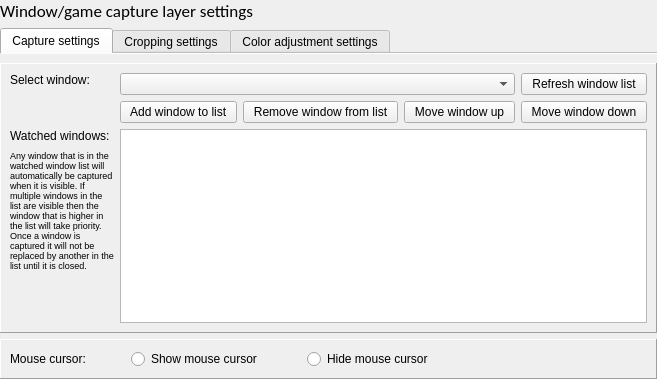
<?xml version="1.0" encoding="UTF-8"?>
<ui version="4.0">
 <class>WindowLayerDialog</class>
 <widget class="QWidget" name="WindowLayerDialog">
  <property name="geometry">
   <rect>
    <x>0</x>
    <y>0</y>
    <width>625</width>
    <height>379</height>
   </rect>
  </property>
  <layout class="QVBoxLayout" name="verticalLayout">
   <property name="leftMargin">
    <number>0</number>
   </property>
   <property name="topMargin">
    <number>0</number>
   </property>
   <property name="rightMargin">
    <number>0</number>
   </property>
   <property name="bottomMargin">
    <number>0</number>
   </property>
   <item>
    <widget class="QLabel" name="label">
     <property name="font">
      <font>
       <family>Calibri</family>
       <pointsize>13</pointsize>
      </font>
     </property>
     <property name="text">
      <string>Window/game capture layer settings</string>
     </property>
    </widget>
   </item>
   <item>
    <widget class="QTabWidget" name="tabWidget">
     <property name="currentIndex">
      <number>0</number>
     </property>
     <property name="documentMode">
      <bool>true</bool>
     </property>
     <widget class="QWidget" name="tab">
      <attribute name="title">
       <string>Capture settings</string>
      </attribute>
      <layout class="QVBoxLayout" name="verticalLayout_3">
       <property name="leftMargin">
        <number>0</number>
       </property>
       <property name="rightMargin">
        <number>0</number>
       </property>
       <property name="bottomMargin">
        <number>0</number>
       </property>
       <item>
        <widget class="StyledFrame" name="frame">
         <property name="sizePolicy">
          <sizepolicy hsizetype="Preferred" vsizetype="Preferred">
           <horstretch>0</horstretch>
           <verstretch>1</verstretch>
          </sizepolicy>
         </property>
         <property name="frameShape">
          <enum>QFrame::Panel</enum>
         </property>
         <property name="frameShadow">
          <enum>QFrame::Raised</enum>
         </property>
         <layout class="QGridLayout" name="gridLayout_2">
          <item row="0" column="0">
           <widget class="QLabel" name="windowLbl">
            <property name="text">
             <string>Select window:</string>
            </property>
            <property name="alignment">
             <set>Qt::AlignLeading|Qt::AlignLeft|Qt::AlignTop</set>
            </property>
            <property name="buddy">
             <cstring>windowCombo</cstring>
            </property>
           </widget>
          </item>
          <item row="0" column="1">
           <widget class="QWidget" name="widget" native="true">
            <layout class="QGridLayout" name="gridLayout">
             <property name="leftMargin">
              <number>0</number>
             </property>
             <property name="topMargin">
              <number>0</number>
             </property>
             <property name="rightMargin">
              <number>0</number>
             </property>
             <property name="bottomMargin">
              <number>0</number>
             </property>
             <item row="1" column="1">
              <widget class="QPushButton" name="removeBtn">
               <property name="text">
                <string>  Remove window from list  </string>
               </property>
              </widget>
             </item>
             <item row="1" column="0">
              <widget class="QPushButton" name="addBtn">
               <property name="text">
                <string>  Add window to list  </string>
               </property>
              </widget>
             </item>
             <item row="1" column="2">
              <widget class="QPushButton" name="moveUpBtn">
               <property name="text">
                <string>  Move window up  </string>
               </property>
              </widget>
             </item>
             <item row="1" column="3">
              <widget class="QPushButton" name="moveDownBtn">
               <property name="text">
                <string>  Move window down  </string>
               </property>
              </widget>
             </item>
             <item row="0" column="3">
              <widget class="QPushButton" name="refreshBtn">
               <property name="text">
                <string>  Refresh window list  </string>
               </property>
              </widget>
             </item>
             <item row="0" column="0" colspan="3">
              <widget class="QComboBox" name="windowCombo">
               <property name="maximumSize">
                <size>
                 <width>600</width>
                 <height>16777215</height>
                </size>
               </property>
              </widget>
             </item>
            </layout>
           </widget>
          </item>
          <item row="1" column="0">
           <widget class="QWidget" name="widget_4" native="true">
            <layout class="QVBoxLayout" name="verticalLayout_2">
             <property name="leftMargin">
              <number>0</number>
             </property>
             <property name="topMargin">
              <number>0</number>
             </property>
             <property name="rightMargin">
              <number>0</number>
             </property>
             <property name="bottomMargin">
              <number>0</number>
             </property>
             <item>
              <widget class="QLabel" name="watchedLbl">
               <property name="text">
                <string>Watched windows:</string>
               </property>
               <property name="buddy">
                <cstring>listWidget</cstring>
               </property>
              </widget>
             </item>
             <item>
              <spacer name="verticalSpacer_2">
               <property name="orientation">
                <enum>Qt::Vertical</enum>
               </property>
               <property name="sizeType">
                <enum>QSizePolicy::Fixed</enum>
               </property>
               <property name="sizeHint" stdset="0">
                <size>
                 <width>20</width>
                 <height>1</height>
                </size>
               </property>
              </spacer>
             </item>
             <item>
              <widget class="QLabel" name="label_2">
               <property name="maximumSize">
                <size>
                 <width>115</width>
                 <height>16777215</height>
                </size>
               </property>
               <property name="font">
                <font>
                 <pointsize>7</pointsize>
                </font>
               </property>
               <property name="text">
                <string>Any window that is in the watched window list will automatically be captured when it is visible. If multiple windows in the list are visible then the window that is higher in the list will take priority. Once a window is captured it will not be replaced by another in the list until it is closed.</string>
               </property>
               <property name="wordWrap">
                <bool>true</bool>
               </property>
              </widget>
             </item>
             <item>
              <spacer name="verticalSpacer">
               <property name="orientation">
                <enum>Qt::Vertical</enum>
               </property>
               <property name="sizeHint" stdset="0">
                <size>
                 <width>20</width>
                 <height>10</height>
                </size>
               </property>
              </spacer>
             </item>
            </layout>
           </widget>
          </item>
          <item row="1" column="1">
           <widget class="QListWidget" name="listWidget">
            <property name="sizePolicy">
             <sizepolicy hsizetype="Expanding" vsizetype="Expanding">
              <horstretch>0</horstretch>
              <verstretch>1</verstretch>
             </sizepolicy>
            </property>
           </widget>
          </item>
         </layout>
         <zorder>widget</zorder>
         <zorder>windowLbl</zorder>
         <zorder>widget_4</zorder>
         <zorder>listWidget</zorder>
        </widget>
       </item>
       <item>
        <widget class="StyledFrame" name="frame_2">
         <property name="frameShape">
          <enum>QFrame::Panel</enum>
         </property>
         <property name="frameShadow">
          <enum>QFrame::Raised</enum>
         </property>
         <layout class="QFormLayout" name="formLayout_3">
          <property name="fieldGrowthPolicy">
           <enum>QFormLayout::AllNonFixedFieldsGrow</enum>
          </property>
          <item row="0" column="0">
           <widget class="QLabel" name="cursorLbl">
            <property name="minimumSize">
             <size>
              <width>115</width>
              <height>0</height>
             </size>
            </property>
            <property name="text">
             <string>Mouse cursor:</string>
            </property>
            <property name="buddy">
             <cstring>showCursorBtn</cstring>
            </property>
           </widget>
          </item>
          <item row="0" column="1">
           <widget class="QWidget" name="widget_2" native="true">
            <layout class="QHBoxLayout" name="horizontalLayout" stretch="1,1,1">
             <property name="leftMargin">
              <number>0</number>
             </property>
             <property name="topMargin">
              <number>0</number>
             </property>
             <property name="rightMargin">
              <number>0</number>
             </property>
             <property name="bottomMargin">
              <number>0</number>
             </property>
             <item>
              <widget class="QRadioButton" name="showCursorBtn">
               <property name="text">
                <string>Show mouse cursor</string>
               </property>
              </widget>
             </item>
             <item>
              <widget class="QRadioButton" name="hideCursorBtn">
               <property name="text">
                <string>Hide mouse cursor</string>
               </property>
              </widget>
             </item>
             <item>
              <spacer name="horizontalSpacer">
               <property name="orientation">
                <enum>Qt::Horizontal</enum>
               </property>
               <property name="sizeHint" stdset="0">
                <size>
                 <width>40</width>
                 <height>5</height>
                </size>
               </property>
              </spacer>
             </item>
            </layout>
           </widget>
          </item>
         </layout>
        </widget>
       </item>
      </layout>
     </widget>
     <widget class="QWidget" name="tab_2">
      <attribute name="title">
       <string>Cropping settings</string>
      </attribute>
      <layout class="QVBoxLayout" name="verticalLayout_4">
       <property name="leftMargin">
        <number>0</number>
       </property>
       <property name="rightMargin">
        <number>0</number>
       </property>
       <property name="bottomMargin">
        <number>0</number>
       </property>
       <item>
        <widget class="StyledFrame" name="frame_3">
         <property name="frameShape">
          <enum>QFrame::Panel</enum>
         </property>
         <property name="frameShadow">
          <enum>QFrame::Raised</enum>
         </property>
         <layout class="QHBoxLayout" name="horizontalLayout_2" stretch="3,7,3">
          <item>
           <spacer name="horizontalSpacer_3">
            <property name="orientation">
             <enum>Qt::Horizontal</enum>
            </property>
            <property name="sizeHint" stdset="0">
             <size>
              <width>40</width>
              <height>20</height>
             </size>
            </property>
           </spacer>
          </item>
          <item>
           <widget class="QWidget" name="widget_3" native="true">
            <layout class="QGridLayout" name="gridLayout_4">
             <property name="leftMargin">
              <number>0</number>
             </property>
             <property name="topMargin">
              <number>0</number>
             </property>
             <property name="rightMargin">
              <number>0</number>
             </property>
             <property name="bottomMargin">
              <number>0</number>
             </property>
             <item row="0" column="1">
              <widget class="UnitLineEdit" name="leftCropEdit">
               <property name="minimumSize">
                <size>
                 <width>100</width>
                 <height>0</height>
                </size>
               </property>
              </widget>
             </item>
             <item row="0" column="2">
              <widget class="QComboBox" name="leftCropAnchorBox">
               <property name="minimumSize">
                <size>
                 <width>100</width>
                 <height>0</height>
                </size>
               </property>
               <item>
                <property name="text">
                 <string>from the left</string>
                </property>
               </item>
               <item>
                <property name="text">
                 <string>from the right</string>
                </property>
               </item>
              </widget>
             </item>
             <item row="0" column="0">
              <widget class="QLabel" name="label_3">
               <property name="text">
                <string>Begin horizontal crop:</string>
               </property>
               <property name="buddy">
                <cstring>leftCropEdit</cstring>
               </property>
              </widget>
             </item>
             <item row="1" column="0">
              <widget class="QLabel" name="label_4">
               <property name="text">
                <string>End horizontal crop:</string>
               </property>
               <property name="buddy">
                <cstring>rightCropEdit</cstring>
               </property>
              </widget>
             </item>
             <item row="2" column="0">
              <widget class="QLabel" name="label_5">
               <property name="text">
                <string>Begin vertical crop:</string>
               </property>
               <property name="buddy">
                <cstring>topCropEdit</cstring>
               </property>
              </widget>
             </item>
             <item row="3" column="0">
              <widget class="QLabel" name="label_6">
               <property name="text">
                <string>End vertical crop:</string>
               </property>
               <property name="buddy">
                <cstring>botCropEdit</cstring>
               </property>
              </widget>
             </item>
             <item row="1" column="1">
              <widget class="UnitLineEdit" name="rightCropEdit">
               <property name="minimumSize">
                <size>
                 <width>100</width>
                 <height>0</height>
                </size>
               </property>
              </widget>
             </item>
             <item row="2" column="1">
              <widget class="UnitLineEdit" name="topCropEdit">
               <property name="minimumSize">
                <size>
                 <width>100</width>
                 <height>0</height>
                </size>
               </property>
              </widget>
             </item>
             <item row="3" column="1">
              <widget class="UnitLineEdit" name="botCropEdit">
               <property name="minimumSize">
                <size>
                 <width>100</width>
                 <height>0</height>
                </size>
               </property>
              </widget>
             </item>
             <item row="1" column="2">
              <widget class="QComboBox" name="rightCropAnchorBox">
               <property name="minimumSize">
                <size>
                 <width>100</width>
                 <height>0</height>
                </size>
               </property>
               <item>
                <property name="text">
                 <string>from the left</string>
                </property>
               </item>
               <item>
                <property name="text">
                 <string>from the right</string>
                </property>
               </item>
              </widget>
             </item>
             <item row="2" column="2">
              <widget class="QComboBox" name="topCropAnchorBox">
               <property name="minimumSize">
                <size>
                 <width>100</width>
                 <height>0</height>
                </size>
               </property>
               <item>
                <property name="text">
                 <string>from the top</string>
                </property>
               </item>
               <item>
                <property name="text">
                 <string>from the bottom</string>
                </property>
               </item>
              </widget>
             </item>
             <item row="3" column="2">
              <widget class="QComboBox" name="botCropAnchorBox">
               <property name="minimumSize">
                <size>
                 <width>100</width>
                 <height>0</height>
                </size>
               </property>
               <item>
                <property name="text">
                 <string>from the top</string>
                </property>
               </item>
               <item>
                <property name="text">
                 <string>from the bottom</string>
                </property>
               </item>
              </widget>
             </item>
            </layout>
           </widget>
          </item>
          <item>
           <spacer name="horizontalSpacer_2">
            <property name="orientation">
             <enum>Qt::Horizontal</enum>
            </property>
            <property name="sizeHint" stdset="0">
             <size>
              <width>0</width>
              <height>20</height>
             </size>
            </property>
           </spacer>
          </item>
         </layout>
        </widget>
       </item>
       <item>
        <widget class="StyledInfoFrame" name="frame_4">
         <property name="frameShape">
          <enum>QFrame::Panel</enum>
         </property>
         <property name="frameShadow">
          <enum>QFrame::Raised</enum>
         </property>
         <layout class="QHBoxLayout" name="horizontalLayout_3">
          <item>
           <spacer name="horizontalSpacer_6">
            <property name="orientation">
             <enum>Qt::Horizontal</enum>
            </property>
            <property name="sizeHint" stdset="0">
             <size>
              <width>40</width>
              <height>20</height>
             </size>
            </property>
           </spacer>
          </item>
          <item>
           <widget class="QWidget" name="widget_5" native="true">
            <layout class="QGridLayout" name="gridLayout_5">
             <property name="leftMargin">
              <number>0</number>
             </property>
             <property name="topMargin">
              <number>0</number>
             </property>
             <property name="rightMargin">
              <number>0</number>
             </property>
             <property name="bottomMargin">
              <number>0</number>
             </property>
             <item row="0" column="0">
              <spacer name="horizontalSpacer_4">
               <property name="orientation">
                <enum>Qt::Horizontal</enum>
               </property>
               <property name="sizeHint" stdset="0">
                <size>
                 <width>0</width>
                 <height>1</height>
                </size>
               </property>
              </spacer>
             </item>
             <item row="0" column="2">
              <widget class="QLabel" name="label_8">
               <property name="minimumSize">
                <size>
                 <width>0</width>
                 <height>17</height>
                </size>
               </property>
               <property name="maximumSize">
                <size>
                 <width>16777215</width>
                 <height>17</height>
                </size>
               </property>
               <property name="text">
                <string>Begin horizontal crop</string>
               </property>
               <property name="alignment">
                <set>Qt::AlignLeading|Qt::AlignLeft|Qt::AlignTop</set>
               </property>
              </widget>
             </item>
             <item row="0" column="1" rowspan="4">
              <widget class="QLabel" name="label_7">
               <property name="minimumSize">
                <size>
                 <width>0</width>
                 <height>135</height>
                </size>
               </property>
               <property name="maximumSize">
                <size>
                 <width>16777215</width>
                 <height>135</height>
                </size>
               </property>
               <property name="pixmap">
                <pixmap resource="../MishiraApp.qrc">:/Resources/crop-diagram.png</pixmap>
               </property>
               <property name="alignment">
                <set>Qt::AlignBottom|Qt::AlignLeading|Qt::AlignLeft</set>
               </property>
              </widget>
             </item>
             <item row="3" column="2">
              <widget class="QLabel" name="label_9">
               <property name="text">
                <string>End vertical crop</string>
               </property>
               <property name="alignment">
                <set>Qt::AlignLeading|Qt::AlignLeft|Qt::AlignTop</set>
               </property>
              </widget>
             </item>
             <item row="1" column="2">
              <widget class="QLabel" name="label_11">
               <property name="minimumSize">
                <size>
                 <width>0</width>
                 <height>39</height>
                </size>
               </property>
               <property name="maximumSize">
                <size>
                 <width>16777215</width>
                 <height>39</height>
                </size>
               </property>
               <property name="text">
                <string>End horizontal crop</string>
               </property>
               <property name="alignment">
                <set>Qt::AlignLeading|Qt::AlignLeft|Qt::AlignTop</set>
               </property>
              </widget>
             </item>
             <item row="2" column="2">
              <widget class="QLabel" name="label_10">
               <property name="minimumSize">
                <size>
                 <width>0</width>
                 <height>33</height>
                </size>
               </property>
               <property name="maximumSize">
                <size>
                 <width>16777215</width>
                 <height>33</height>
                </size>
               </property>
               <property name="text">
                <string>Begin vertical crop</string>
               </property>
               <property name="alignment">
                <set>Qt::AlignLeading|Qt::AlignLeft|Qt::AlignTop</set>
               </property>
              </widget>
             </item>
             <item row="0" column="3">
              <spacer name="horizontalSpacer_5">
               <property name="orientation">
                <enum>Qt::Horizontal</enum>
               </property>
               <property name="sizeHint" stdset="0">
                <size>
                 <width>0</width>
                 <height>1</height>
                </size>
               </property>
              </spacer>
             </item>
            </layout>
           </widget>
          </item>
          <item>
           <spacer name="horizontalSpacer_7">
            <property name="orientation">
             <enum>Qt::Horizontal</enum>
            </property>
            <property name="sizeHint" stdset="0">
             <size>
              <width>40</width>
              <height>20</height>
             </size>
            </property>
           </spacer>
          </item>
         </layout>
        </widget>
       </item>
       <item>
        <spacer name="verticalSpacer_4">
         <property name="orientation">
          <enum>Qt::Vertical</enum>
         </property>
         <property name="sizeHint" stdset="0">
          <size>
           <width>20</width>
           <height>0</height>
          </size>
         </property>
        </spacer>
       </item>
      </layout>
     </widget>
     <widget class="QWidget" name="tab_3">
      <attribute name="title">
       <string>Color adjustment settings</string>
      </attribute>
      <layout class="QVBoxLayout" name="verticalLayout_5">
       <property name="leftMargin">
        <number>0</number>
       </property>
       <property name="rightMargin">
        <number>0</number>
       </property>
       <property name="bottomMargin">
        <number>0</number>
       </property>
       <item>
        <widget class="StyledFrame" name="frame_5">
         <property name="frameShape">
          <enum>QFrame::Panel</enum>
         </property>
         <property name="frameShadow">
          <enum>QFrame::Raised</enum>
         </property>
         <layout class="QGridLayout" name="gridLayout_3">
          <item row="2" column="0">
           <widget class="QLabel" name="label_13">
            <property name="text">
             <string>Contrast:</string>
            </property>
            <property name="buddy">
             <cstring>contrastSlider</cstring>
            </property>
           </widget>
          </item>
          <item row="1" column="0">
           <widget class="QLabel" name="label_12">
            <property name="text">
             <string>Brightness:</string>
            </property>
            <property name="buddy">
             <cstring>brightnessSlider</cstring>
            </property>
           </widget>
          </item>
          <item row="1" column="4">
           <widget class="QSpinBox" name="brightnessBox">
            <property name="minimumSize">
             <size>
              <width>50</width>
              <height>0</height>
             </size>
            </property>
            <property name="buttonSymbols">
             <enum>QAbstractSpinBox::NoButtons</enum>
            </property>
            <property name="minimum">
             <number>-250</number>
            </property>
            <property name="maximum">
             <number>250</number>
            </property>
            <property name="singleStep">
             <number>10</number>
            </property>
           </widget>
          </item>
          <item row="3" column="0">
           <widget class="QLabel" name="label_14">
            <property name="text">
             <string>Saturation:</string>
            </property>
            <property name="buddy">
             <cstring>saturationSlider</cstring>
            </property>
           </widget>
          </item>
          <item row="1" column="2">
           <widget class="QSlider" name="brightnessSlider">
            <property name="minimum">
             <number>-250</number>
            </property>
            <property name="maximum">
             <number>250</number>
            </property>
            <property name="singleStep">
             <number>10</number>
            </property>
            <property name="pageStep">
             <number>10</number>
            </property>
            <property name="orientation">
             <enum>Qt::Horizontal</enum>
            </property>
            <property name="tickPosition">
             <enum>QSlider::TicksBothSides</enum>
            </property>
            <property name="tickInterval">
             <number>250</number>
            </property>
           </widget>
          </item>
          <item row="2" column="2">
           <widget class="QSlider" name="contrastSlider">
            <property name="minimum">
             <number>-100</number>
            </property>
            <property name="maximum">
             <number>200</number>
            </property>
            <property name="singleStep">
             <number>10</number>
            </property>
            <property name="pageStep">
             <number>10</number>
            </property>
            <property name="orientation">
             <enum>Qt::Horizontal</enum>
            </property>
            <property name="tickPosition">
             <enum>QSlider::TicksBothSides</enum>
            </property>
            <property name="tickInterval">
             <number>100</number>
            </property>
           </widget>
          </item>
          <item row="1" column="1">
           <spacer name="horizontalSpacer_8">
            <property name="orientation">
             <enum>Qt::Horizontal</enum>
            </property>
            <property name="sizeType">
             <enum>QSizePolicy::Fixed</enum>
            </property>
            <property name="sizeHint" stdset="0">
             <size>
              <width>3</width>
              <height>5</height>
             </size>
            </property>
           </spacer>
          </item>
          <item row="3" column="2">
           <widget class="QSlider" name="saturationSlider">
            <property name="minimum">
             <number>-100</number>
            </property>
            <property name="maximum">
             <number>200</number>
            </property>
            <property name="singleStep">
             <number>10</number>
            </property>
            <property name="pageStep">
             <number>10</number>
            </property>
            <property name="orientation">
             <enum>Qt::Horizontal</enum>
            </property>
            <property name="tickPosition">
             <enum>QSlider::TicksBothSides</enum>
            </property>
            <property name="tickInterval">
             <number>100</number>
            </property>
           </widget>
          </item>
          <item row="2" column="4">
           <widget class="QSpinBox" name="contrastBox">
            <property name="buttonSymbols">
             <enum>QAbstractSpinBox::NoButtons</enum>
            </property>
            <property name="minimum">
             <number>-100</number>
            </property>
            <property name="maximum">
             <number>200</number>
            </property>
            <property name="singleStep">
             <number>10</number>
            </property>
           </widget>
          </item>
          <item row="3" column="4">
           <widget class="QSpinBox" name="saturationBox">
            <property name="buttonSymbols">
             <enum>QAbstractSpinBox::NoButtons</enum>
            </property>
            <property name="minimum">
             <number>-100</number>
            </property>
            <property name="maximum">
             <number>200</number>
            </property>
            <property name="singleStep">
             <number>10</number>
            </property>
           </widget>
          </item>
          <item row="1" column="3">
           <spacer name="horizontalSpacer_9">
            <property name="orientation">
             <enum>Qt::Horizontal</enum>
            </property>
            <property name="sizeType">
             <enum>QSizePolicy::Fixed</enum>
            </property>
            <property name="sizeHint" stdset="0">
             <size>
              <width>3</width>
              <height>5</height>
             </size>
            </property>
           </spacer>
          </item>
          <item row="0" column="0">
           <widget class="QLabel" name="label_15">
            <property name="text">
             <string>Gamma:</string>
            </property>
            <property name="buddy">
             <cstring>gammaSlider</cstring>
            </property>
           </widget>
          </item>
          <item row="0" column="2">
           <widget class="QSlider" name="gammaSlider">
            <property name="minimum">
             <number>-500</number>
            </property>
            <property name="maximum">
             <number>500</number>
            </property>
            <property name="singleStep">
             <number>20</number>
            </property>
            <property name="pageStep">
             <number>20</number>
            </property>
            <property name="orientation">
             <enum>Qt::Horizontal</enum>
            </property>
            <property name="tickPosition">
             <enum>QSlider::TicksBothSides</enum>
            </property>
            <property name="tickInterval">
             <number>250</number>
            </property>
           </widget>
          </item>
          <item row="0" column="4">
           <widget class="QDoubleSpinBox" name="gammaBox">
            <property name="buttonSymbols">
             <enum>QAbstractSpinBox::NoButtons</enum>
            </property>
            <property name="minimum">
             <double>0.100000000000000</double>
            </property>
            <property name="maximum">
             <double>10.000000000000000</double>
            </property>
            <property name="value">
             <double>1.000000000000000</double>
            </property>
           </widget>
          </item>
         </layout>
        </widget>
       </item>
       <item>
        <widget class="EmbossWidgetSmall" name="widget_6" native="true">
         <property name="sizePolicy">
          <sizepolicy hsizetype="Preferred" vsizetype="MinimumExpanding">
           <horstretch>0</horstretch>
           <verstretch>0</verstretch>
          </sizepolicy>
         </property>
        </widget>
       </item>
      </layout>
     </widget>
    </widget>
   </item>
  </layout>
 </widget>
 <customwidgets>
  <customwidget>
   <class>StyledFrame</class>
   <extends>QFrame</extends>
   <header>Widgets/styledframe.h</header>
   <container>1</container>
  </customwidget>
  <customwidget>
   <class>UnitLineEdit</class>
   <extends>QLineEdit</extends>
   <header>Widgets/unitlineedit.h</header>
  </customwidget>
  <customwidget>
   <class>StyledInfoFrame</class>
   <extends>QFrame</extends>
   <header>Widgets/styledframe.h</header>
   <container>1</container>
  </customwidget>
  <customwidget>
   <class>EmbossWidgetSmall</class>
   <extends>QWidget</extends>
   <header>Widgets/embosswidget.h</header>
   <container>1</container>
  </customwidget>
 </customwidgets>
 <tabstops>
  <tabstop>tabWidget</tabstop>
  <tabstop>windowCombo</tabstop>
  <tabstop>refreshBtn</tabstop>
  <tabstop>addBtn</tabstop>
  <tabstop>removeBtn</tabstop>
  <tabstop>moveUpBtn</tabstop>
  <tabstop>moveDownBtn</tabstop>
  <tabstop>listWidget</tabstop>
  <tabstop>showCursorBtn</tabstop>
  <tabstop>hideCursorBtn</tabstop>
  <tabstop>leftCropEdit</tabstop>
  <tabstop>leftCropAnchorBox</tabstop>
  <tabstop>rightCropEdit</tabstop>
  <tabstop>rightCropAnchorBox</tabstop>
  <tabstop>topCropEdit</tabstop>
  <tabstop>topCropAnchorBox</tabstop>
  <tabstop>botCropEdit</tabstop>
  <tabstop>botCropAnchorBox</tabstop>
  <tabstop>gammaSlider</tabstop>
  <tabstop>gammaBox</tabstop>
  <tabstop>brightnessSlider</tabstop>
  <tabstop>brightnessBox</tabstop>
  <tabstop>contrastSlider</tabstop>
  <tabstop>contrastBox</tabstop>
  <tabstop>saturationSlider</tabstop>
  <tabstop>saturationBox</tabstop>
 </tabstops>
 <resources>
  <include location="../MishiraApp.qrc"/>
 </resources>
 <connections/>
</ui>
